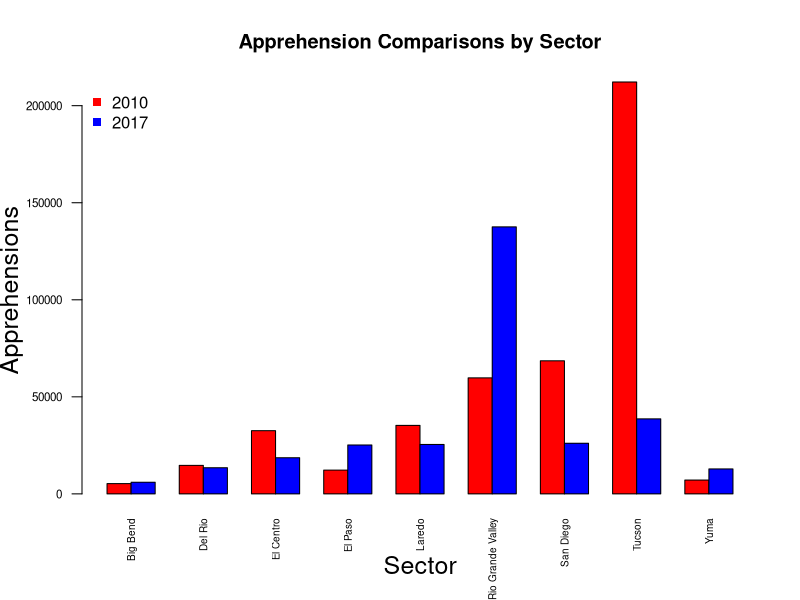
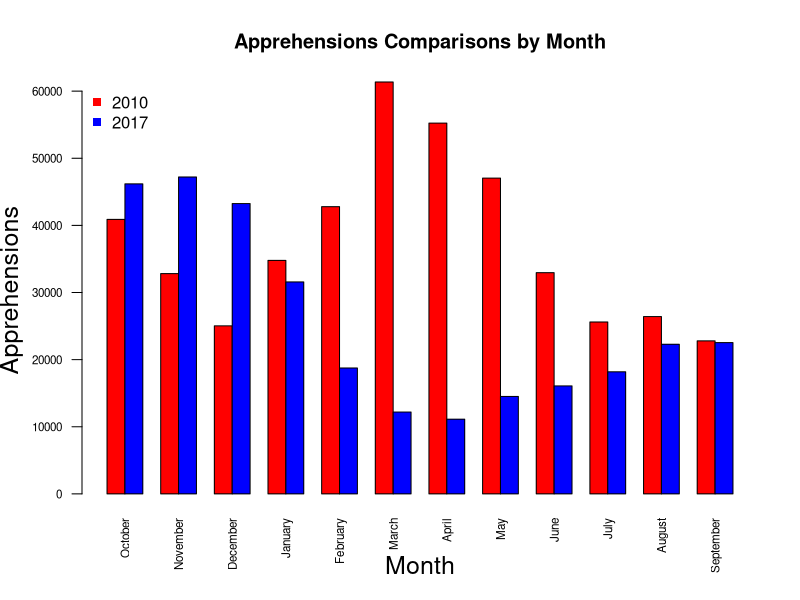
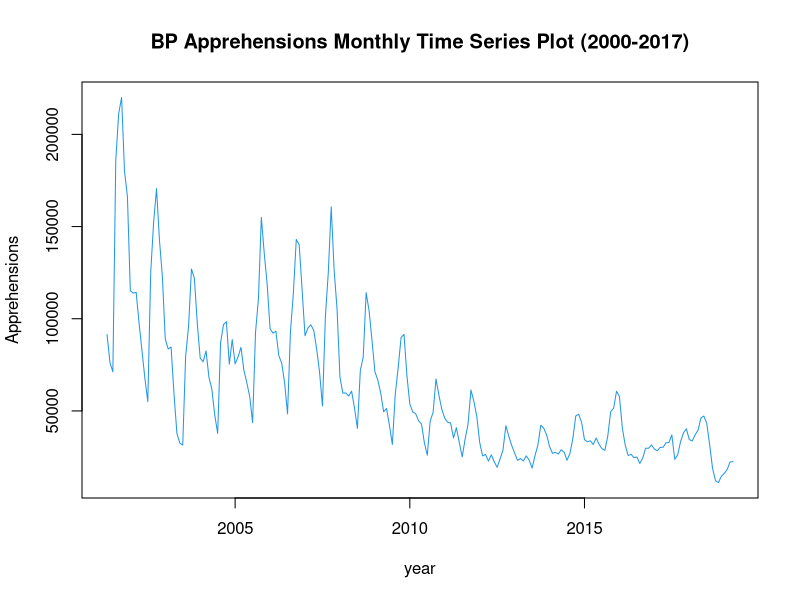

Here is the R script that generated these plots, in order:
# read in the data files
A2010 <- read.csv("BP Apprehensions 2010.csv", header = TRUE, stringsAsFactors = FALSE)
A2017 <- read.csv("BP Apprehensions 2017.csv", header = TRUE, stringsAsFactors = FALSE)
A2000.2017 <- read.csv("BP monthly summaries.csv", header = TRUE, stringsAsFactors = FALSE)



# editing data frames

rownames(A2010) <- A2010[,1]
A2010 <-  subset(A2010, select= -c(Sector))
## rbind ColSums to dataframe
A2010 <- rbind(A2010, colSums(A2010))
## rename the row with column totals "Total"
rownames(A2010) <- c(rownames(A2010)[-length(rownames(A2010))], "Total")
## cbind rowSums to dataframd
A2010 <- cbind(A2010,rowSums(A2010))
## rename last column "Totals
colnames(A2010) <- c(colnames(A2010)[-length(colnames(A2010))], "Total")

rownames(A2017) <- A2017[,1]
A2017 <-  subset(A2017, select= -c(Sector))
## rbind ColSums to dataframe
A2017 <- rbind(A2017, colSums(A2017))
## rename the row with column totals "Total"
rownames(A2017) <- c(rownames(A2017)[-length(rownames(A2017))], "Total")
## cbind rowSums to dataframd
A2017 <- cbind(A2017,rowSums(A2017))
## rename last column "Totals
colnames(A2017) <- c(colnames(A2017)[-length(colnames(A2017))], "Total")


## Barplots

# create dataframe of sector totals for 2010
compsect2010 <- as.data.frame(matrix(c(A2010[1,13],A2010[2,13],A2010[3,13],A2010[4,13],A2010[5,13],A2010[6,13],A2010[7,13],A2010[8,13],A2010[9,13]), nrow = 1))
colnames(compsect2010) <- rownames(A2010)[1:9]
# create dataframe of sector totals for 2017
compsect2017 <- as.data.frame(matrix(c(A2017[1,13],A2017[2,13],A2017[3,13],A2017[4,13],A2017[5,13],A2017[6,13],A2017[7,13],A2017[8,13],A2017[9,13]), nrow = 1))
colnames(compsect2017) <- rownames(A2010)[1:9]
# rbind the two dataframes 
compsect10.17 <- rbind(compsect2010, compsect2017)
# create barplot comparing sector totals between 2010/2017
barplot(as.matrix(compsect10.17), beside = TRUE, col = c("red", "blue"), bty="n", ylab = "Apprehensions", xlab = "Sector", las=2, cex.lab = 1.5, cex.axis = 0.7, cex.names = 0.6)
legend("topleft", c("2010","2017"), pch=15,  col=c("red","blue"),  bty="n")        
title("Apprehension Comparisons by Sector")

# create dataframe of month totals for 2010
compmnth2010 <- as.data.frame(matrix(c(A2010[10,1],A2010[10,2],A2010[10,3],A2010[10,4],A2010[10,5],A2010[10,6],A2010[10,7],A2010[10,8],A2010[10,9],A2010[10,10],A2010[10,11],A2010[10,12]), nrow = 1))
colnames(compmnth2010) <- colnames(A2010)[1:12]
# create dataframe of month totals for 2017
compmnth2017 <- as.data.frame(matrix(c(A2017[10,1],A2017[10,2],A2017[10,3],A2017[10,4],A2017[10,5],A2017[10,6],A2017[10,7],A2017[10,8],A2017[10,9],A2017[10,10],A2017[10,11],A2017[10,12]), nrow = 1))
colnames(compmnth2017) <- colnames(A2010)[1:12]
# rbind the two dataframes 
compmnth10.17 <- rbind(compmnth2010, compmnth2017)
# create barplot comparing month totals between 2010/2017
barplot(as.matrix(compmnth10.17), beside = TRUE, col = c("red", "blue"), bty="n", ylab = "Apprehensions", xlab = "Month",las=2, cex.lab = 1.5, cex.axis = 0.7, cex.names = 0.7)
legend("topleft", c("2010","2017"), pch=15,  col=c("red","blue"),  bty="n")
title("Apprehensions Comparisons by Month")


# analysis t-tests

# create two vectors of sector with max apprhensions in 2010 and 2017
maxsect2010 <- as.numeric(as.vector(A2010[8,1:12]))
maxsect2017 <- as.numeric(as.vector(A2017[6,1:12]))
# variance test between two vectors
var.test(maxsect2010, maxsect2017)
# equal var t-test between two vectors 
t.test(maxsect2010, maxsect2017, var.equal = TRUE)

# create two vectors fo 3-month period with max apprehensions for 2010 and 2107
max3mnth2010 <- c(A2010$March[1:9],A2010$April[1:9],A2010$May[1:9])
max3mnth2017 <- c(A2017$October[1:9], A2017$November[1:9], A2017$December[1:9])
# variance test for the two vectors
var.test(max3mnth2010, max3mnth2017)
# equal var t-test for the two vectors 
t.test(max3mnth2010, max3mnth2017, var.equal = TRUE)


# time series plot

x1 <- A2000.2017[order(nrow(A2000.2017):1),]
ts1 <- x1[,2:13]
ts2 <- as.vector(t(ts1))
ts3 <- ts(ts2, start = c(2000,17), frequency=12)
ts.plot(ts3, gpars=list(main = "BP Apprehensions Monthly Time Series Plot (2000-2017)",xlab="year", ylab="Apprehensions",lty=c(1:3),col=4))

